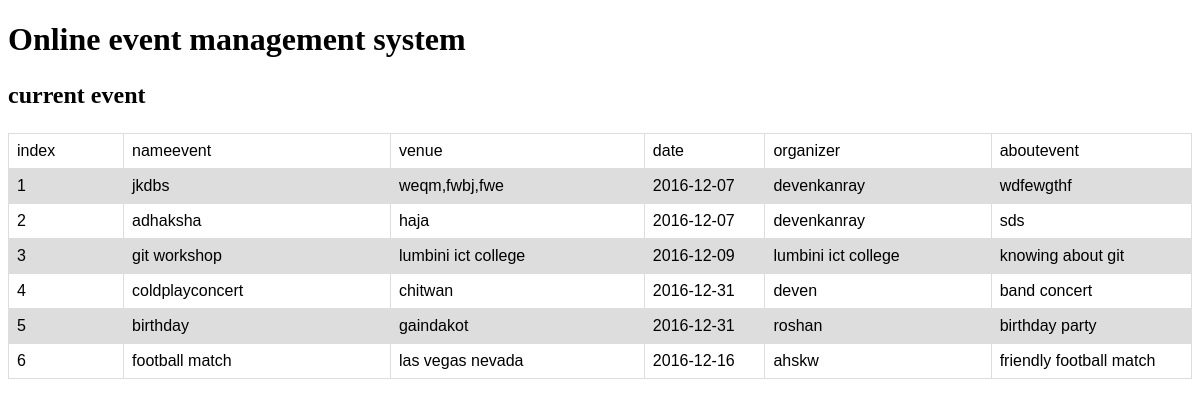
Page /displayevent.php on the committed database.
### tables this page shows
CREATE TABLE `events` (
  `id` int(5) NOT NULL,
  `nameevent` varchar(15) NOT NULL,
  `venue` varchar(30) NOT NULL,
  `date` date NOT NULL,
  `organizer` varchar(30) NOT NULL,
  `aboutevent` varchar(100) NOT NULL
);

### displayevent.php (the view, shortened to what this page needs)
<!DOCTYPE html>
<html>
<head>
</head>
<body>
<div class="jumbotron text-center">
  <h1>Online event management system</h1>
<h2 >  <p>current event </p></a>
</div>
<table border="1"  style="width:100%">
<tr>
<td colspan="5">index</td>
<td colspan="5">nameevent</td>
<td colspan="5">venue</td>
<td colspan="5">date</td>
<td colspan="5">organizer</td>
<td colspan="5">aboutevent</td>
</tr>
<?php
  $select=mysql_query("SELECT * FROM events order by id desc");
  $i=1;
  while($userrow=mysql_fetch_array($select))
  {
  echo"<tr>
  <td colspan='5'>".$i."</td>
  <td colspan='5'>".$userrow['nameevent']."</td>
<td colspan='5'>".$userrow['venue']."</td>
  <td colspan='5'>".$userrow['date']."</td>
    <td colspan='5'>".$userrow['organizer']."</td>
      <td colspan='5'>".$userrow['aboutevent']."</td>
      </tr>";
      $i++;
      }
?>
</table>
</body>
</html>

### displayevent.php (style rules this page uses)
table,tr,td { border-collapse: collapse; align:center; }
td { width:12px; }
table { font-family: arial, sans-serif; border-collapse: collapse; width: 100%; }
td, tr { border: 1px solid #dddddd; text-align: left; padding: 8px; }
tr:nth-child(even) { background-color: #dddddd; }

### rows in the picture
events: nameevent "jkdbs", venue "weqm,fwbj,fwe", date "2016-12-07", organizer "devenkanray", aboutevent "wdfewgthf"
events: nameevent "adhaksha", venue "haja", date "2016-12-07", organizer "devenkanray", aboutevent "sds"
events: nameevent "git workshop", venue "lumbini ict college", date "2016-12-09", organizer "lumbini ict college", aboutevent "knowing about git"
events: nameevent "coldplayconcert", venue "chitwan", date "2016-12-31", organizer "deven", aboutevent "band concert"
events: nameevent "birthday", venue "gaindakot", date "2016-12-31", organizer "roshan", aboutevent "birthday party"
events: nameevent "football match", venue "las vegas nevada", date "2016-12-16", organizer "ahskw", aboutevent "friendly football match"
